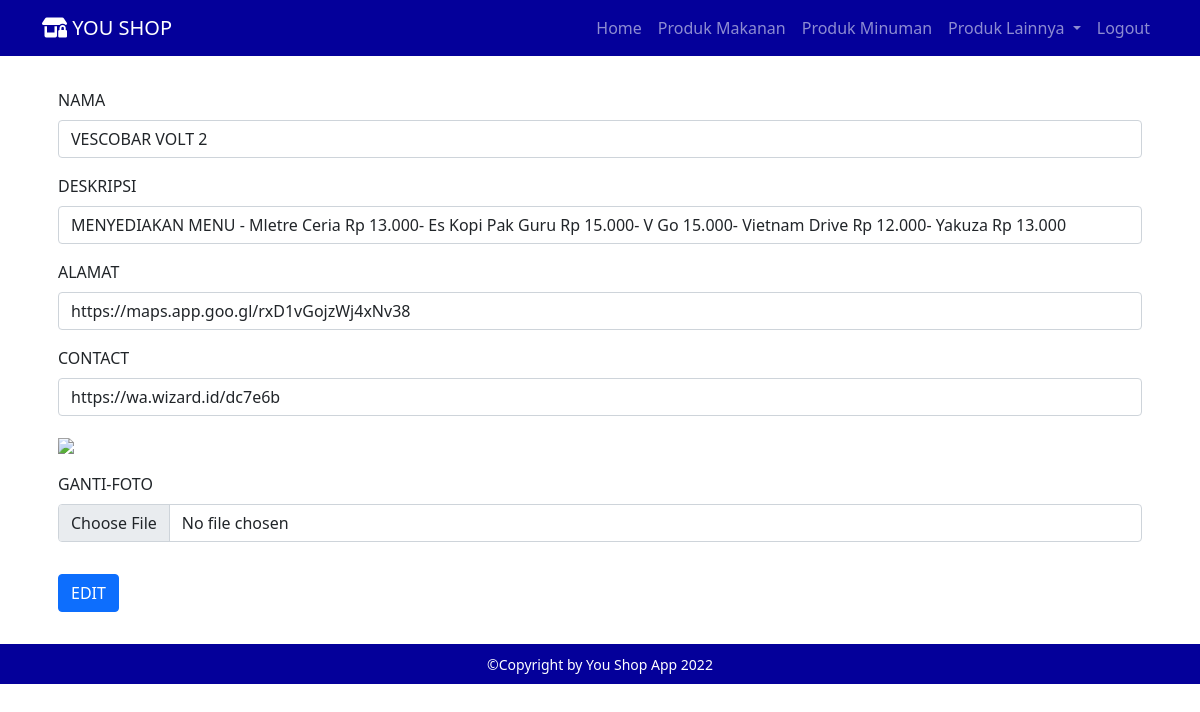
Screenshot of /ADMIN/edit-minuman.php?ID=4 (signed in) with the database file from the repository.
### tables this page shows
CREATE TABLE `tbl_minuman` (
  `ID` int(11) NOT NULL,
  `NAMA` varchar(200) NOT NULL,
  `DESKRIPSI` varchar(400) NOT NULL,
  `ALAMAT` varchar(400) NOT NULL,
  `CONTACT` varchar(200) NOT NULL,
  `FOTO` varchar(200) NOT NULL
);

### ADMIN/edit-minuman.php (the view, shortened to what this page needs)
<?php
include "header.php";
include "koneksi.php";
$id = $_GET['ID'];
$ambil = mysqli_query($koneksi, "SELECT * FROM tbl_minuman WHERE ID = $id");
$pecah = mysqli_fetch_assoc($ambil);
?>
<br>
<form action="" method="post" enctype="multipart/form-data">
  <div class="mb-3 mx-3 my-3">
    <label for="NAMA" class="form-label">NAMA</label>
    <input type="text"  class="form-control" name="NAMA" value="<?php echo $pecah['NAMA'];?>" >
  </div>
  <div class="mb-3 mx-3 my-3">
    <label for="DESKRIPSI" class="form-label">DESKRIPSI</label>
    <input type="text"  class="form-control" name="DESKRIPSI" value="<?php echo $pecah['DESKRIPSI'];?>" >
  </div>
  <div class="mb-3 mx-3 my-3">
    <label for="ALAMAT" class="form-label">ALAMAT</label>
    <input type="text"  class="form-control" name="ALAMAT" value="<?php echo $pecah['ALAMAT'];?>" >
  </div>
  <div class="mb-3 mx-3 my-3">
    <label for="CONTACT" class="form-label">CONTACT</label>
    <input type="text"  class="form-control" name="CONTACT" value="<?php echo $pecah['CONTACT'];?>" >
  </div>
  <div class="mb-3 mx-3 my-3">
    <img src="../foto-minuman/?php echo $pecah['FOTO'];?>" width="100">
  </div>
  <div class="mb-3 mx-3 my-3">
    <label for="FOTO" class="form-label"> GANTI-FOTO</label>
    <input type="file"  class="form-control" name="foto" >
  </div>
  <button type="submit" name="edit" class="btn btn-primary  mx-3 my-3">EDIT</button>
</form>
<?php
  include "footer.php";
  ?>

### rows the page displays
tbl_minuman: NAMA "VESCOBAR VOLT 2", DESKRIPSI "MENYEDIAKAN MENU - Mletre Ceria Rp 13.000- Es Kopi Pak Guru Rp 15.000- V Go 15.000- Vietnam Drive Rp 12.000- Yakuza Rp 13.000", ALAMAT "https://maps.app.goo.gl/rxD1vGojzWj4xNv38", CONTACT "https://wa.wizard.id/dc7e6b"
